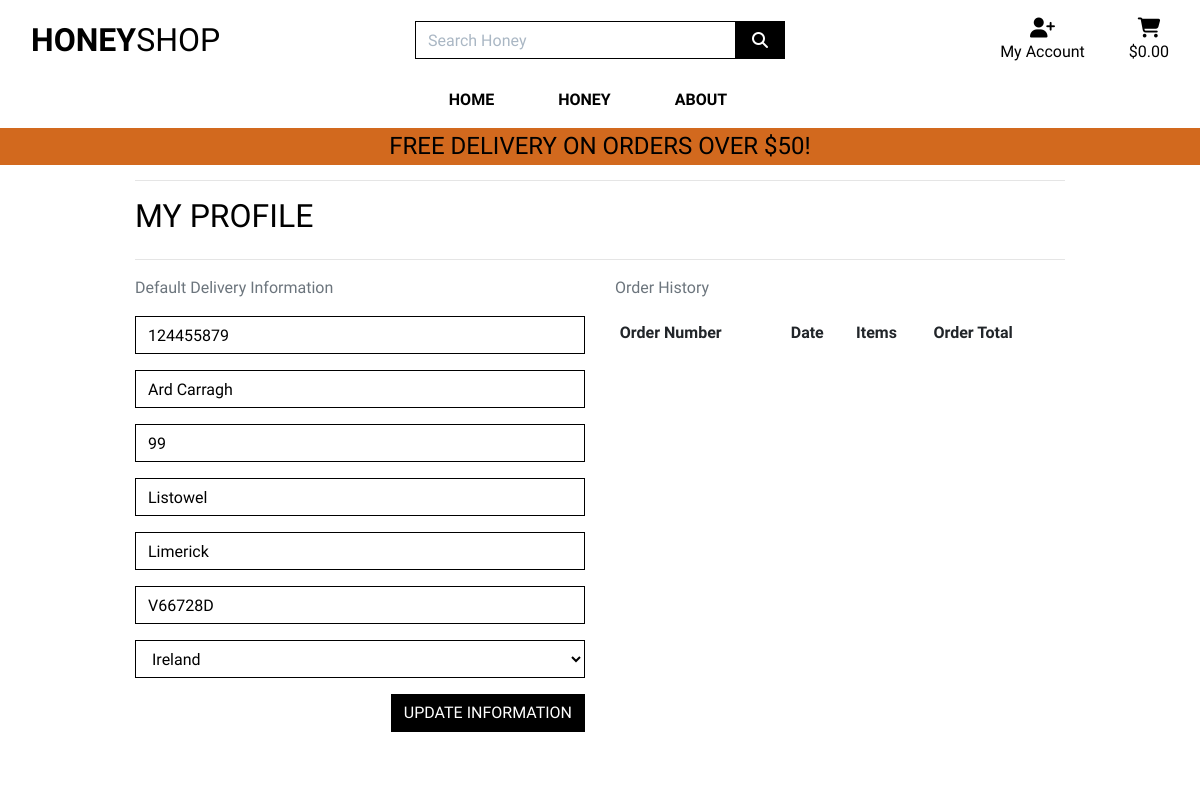
Page /profile/ (signed in) on the earlier database version.
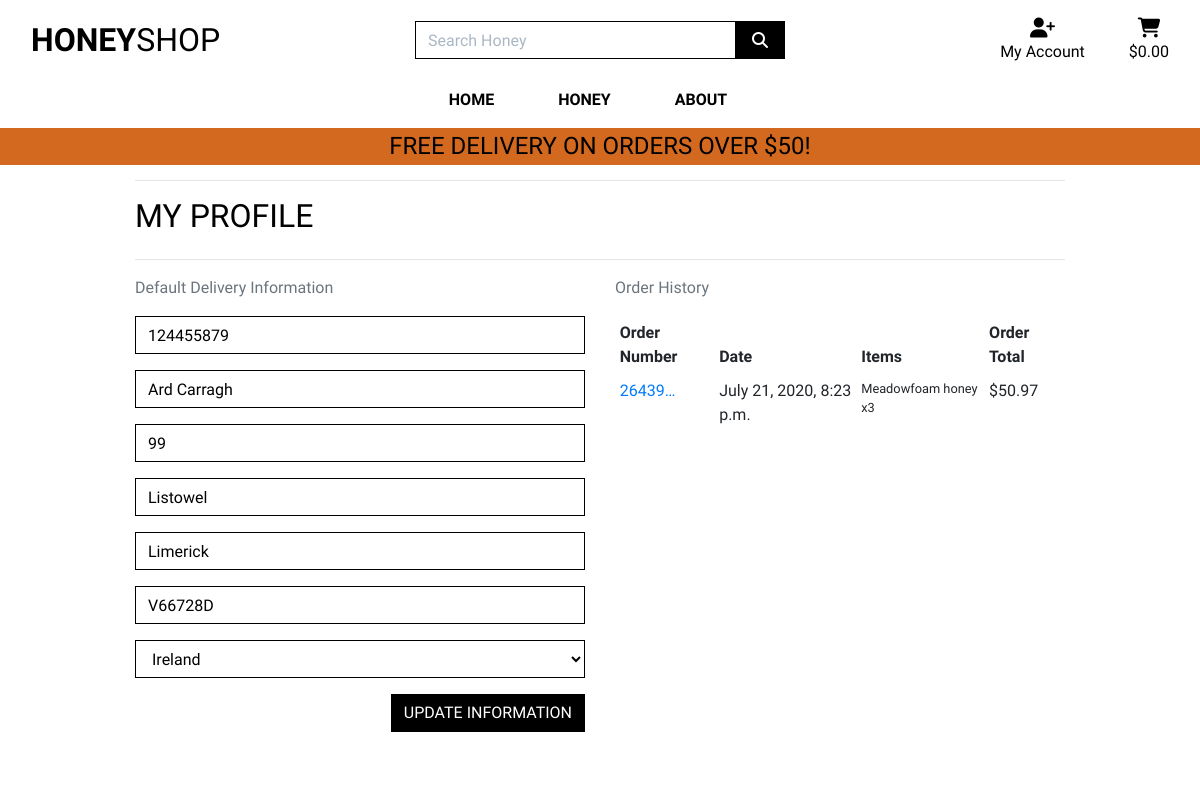
Same page on the later database version.
### checkout/models.py (models this page shows, shortened)
class Order(models.Model):
    order_number = models.CharField(max_length=32, null=False, editable=False)
    user_profile = models.ForeignKey(UserProfile, on_delete=models.SET_NULL,
                                     null=True, blank=True, related_name='orders')
    full_name = models.CharField(max_length=50, null=False, blank=False)
    email = models.EmailField(max_length=254, null=False, blank=False)
    phone_number = models.CharField (max_length=20, null=False, blank=False)
    country = CountryField(blank_label='Country *', null=False, blank=False)
    postcode = models.CharField(max_length=20, null=True, blank=True)
    town_or_city = models.CharField(max_length=40, null=False, blank=False)
    street_address1 = models.CharField(max_length=80, null=False, blank=False)
    street_address2 = models.CharField(max_length=80, null=True, blank=True)
    county = models.CharField(max_length=80, null=True, blank=True)
    date = models.DateTimeField(auto_now_add=True)
    delivery_cost = models.DecimalField(max_digits=6, decimal_places=2, null=False, default=0)
    order_total = models.DecimalField(max_digits=10, decimal_places=2, null=False, default=0)
    grand_total = models.DecimalField(max_digits=10, decimal_places=2, null=False, default=0)
    original_bag = models.TextField(null=False, blank=False, default='')
    stripe_pid = models.CharField(max_length=254, null=False, blank=False, default='')

class OrderLineItem(models.Model):
    order = models.ForeignKey(Order, null=False, blank=False, on_delete=models.CASCADE, related_name='lineitems')
    product = models.ForeignKey(Product, null=False, blank=False, on_delete=models.CASCADE)
    quantity = models.IntegerField(null=False, blank=False, default=0)
    lineitem_total = models.DecimalField(max_digits=6, decimal_places=2, null=False, blank=False, editable=False)

### products/models.py (models this page shows, shortened)
class Product(models.Model):
    category = models.ForeignKey('Category', null=True, blank=True, on_delete=models.SET_NULL)
    sku = models.CharField(max_length=254, null=True, blank=True)
    name = models.CharField(max_length=254)
    description = models.TextField()
    price = models.DecimalField(max_digits=6, decimal_places=2)
    rating = models.DecimalField(max_digits=6, decimal_places=2, null=True, blank=True)
    image_url = models.URLField(max_length=1024, null=True, blank=True)
    image = models.ImageField(null=True, blank=True)

### profiles/views.py (the view)
# urls.py: path('profile/', include('profiles.urls')),
def profile(request):
    profile = get_object_or_404(UserProfile, user=request.user)
    if request.method == 'POST':
        form = UserProfileForm(request.POST, instance=profile)
        if form.is_valid():
            form.save()
            messages.success(request, 'Profile was updated with success!')
        else:
            messages.error(request, 'Update failed. Please mske sure that the form is valid.')
    else:
        form = UserProfileForm(instance=profile)
    orders = profile.orders.all()
    template = 'profiles/profile.html'
    context = {
        'form': form,
        'orders': orders,
        'on_profile_page': True
    }
    return render(request, template, context)

### profiles/forms.py
class UserProfileForm(forms.ModelForm):
    class Meta:
        model = UserProfile
        exclude = ('user',)
    def __init__(self, *args, **kwargs):
        super().__init__(*args, **kwargs)
        placeholders = {
            'default_phone_number': 'Phone Number',
            'default_postcode': 'Postal Code',
            'default_town_or_city': 'Town or City',
            'default_street_address1': 'Street Address 1',
            'default_street_address2': 'Street Address 2',
            'default_county': 'County, State or Locality',
        }
        self.fields['default_phone_number'].widget.attrs['autofocus'] = True
        for field in self.fields:
            if field != 'default_country':
                if self.fields[field].required:
                    placeholder = f'{placeholders[field]} *'
                else:
                    placeholder = placeholders[field]
                self.fields[field].widget.attrs['placeholder'] = placeholder
            self.fields[field].widget.attrs['class'] = 'border-black rounded-0 profile-form-input'
            self.fields[field].label = False

### profiles/templates/profiles/profile.html (shortened to what this page needs)
{% extends "base.html" %}
{% load static %}
{% block extra_css %}
    <link rel="stylesheet" href="{% static 'profiles/css/profile.css' %}">
{% endblock %}
{% block page_header %}
    <div class="container header-container">
    </div>
{% endblock %}
{% block content %}
    <div class="overlay"></div>
    <div class="container">
        <div class="row">
            <div class="col">
                <hr>
                <h2 class="logo-font mb-4">My Profile</h2>
                <hr>
            </div>
        </div>
        <div class="row">
            <div class="col-12 col-lg-6">
                <p class="text-muted">Default Delivery Information</p>
                <form class="mt-3" action="{% url 'profile' %}" method="POST" id="profile-update-form">
                    {{ form|crispy }}
                    <button class="btn btn-black rounded-0 text-uppercase float-right">Update Information</button>
                </form>
            </div>
            <div class="col-12 col-lg-6">
                <p class="text-muted">Order History</p>
                <div class="order-history table-responsive">
                    <table class="table table-sm table-borderless">
                        <thead>
                            <tr>
                                <th>Order Number</th>
                                <th>Date</th>
                                <th>Items</th>
                                <th>Order Total</th>
                            </tr>
                        </thead>
                        <tbody>
                            {% for order in orders %}
                                <tr>
                                    <td>
                                        <a href="{% url 'order_history' order.order_number %}"
                                        title="{{ order.order_number }}">
                                            {{ order.order_number|truncatechars:6 }}
                                        </a>
                                    </td>
                                    <td>{{ order.date }}</td>
                                    <td>
                                        <ul class="list-unstyled">
                                            {% for item in order.lineitems.all %}
                                                <li class="small">
                                                    {{ item.product.name }} x{{ item.quantity }}
                                                </li>
                                            {% endfor %}
                                        </ul>
                                    </td>
                                    <td>${{ order.grand_total }}</td>
                                </tr>
                            {% endfor %}
                        </tbody>
                    </table>
                </div>
            </div>
        </div>
    </div>
{% endblock %}

Differences in the rows shown:
added Order: order_number "26439…", date "July 21, 2020, 8:23 p.m.", grand_total "50.97"
added OrderLineItem: product.name "Meadowfoam honey", quantity "3"
